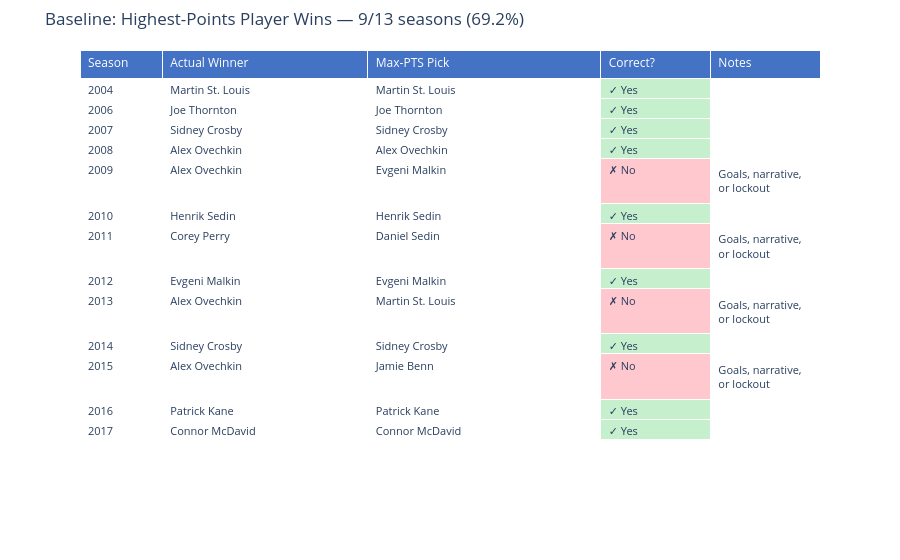

Here is the notebook cell this chart was saved with:
### Code cell
# Interactive results table
cell_colors_pts = [['#C6EFCE' if c else '#FFC7CE' for c in bdf['PTS correct']]]

fig = go.Figure(data=[go.Table(
    columnwidth=[60, 150, 170, 80, 80],
    header=dict(
        values=['Season', 'Actual Winner', 'Max-PTS Pick', 'Correct?', 'Notes'],
        fill_color='#4472C4',
        font=dict(color='white', size=12),
        align='left'
    ),
    cells=dict(
        values=[
            bdf['Season'],
            bdf['Actual Winner'],
            bdf['Max PTS pick'],
            ['✓ Yes' if c else '✗ No' for c in bdf['PTS correct']],
            ['' if c else 'Goals, narrative, or lockout' for c in bdf['PTS correct']]
        ],
        fill_color=[
            ['white']*13, ['white']*13, ['white']*13,
            ['#C6EFCE' if c else '#FFC7CE' for c in bdf['PTS correct']],
            ['white']*13
        ],
        align='left',
        font=dict(size=11)
    )
)])
fig.update_layout(
    title="Baseline: Highest-Points Player Wins — 9/13 seasons (69.2%)",
    margin=dict(t=50)
)
fig.show()

print("The 4 seasons where max-PTS ≠ winner:")
print(bdf[~bdf['PTS correct']][['Season','Actual Winner','Max PTS pick']].to_string(index=False))
print("\nIn all 4 cases, the winner dominated in goals specifically (not just total points).")

### Figure 1 — Plotly figure (JSON) as saved in the notebook; plotly's stock layout.template omitted (floating-point values rounded to 4 significant figures)
{"data": [{"cells": {"align": "left", "fill": {"color": [["white", "white", "white", "white", "white", "white", "white", "white", "white", "white", "white", "white", "white"], ["white", "white", "white", "white", "white", "white", "white", "white", "white", "white", "white", "white", "white"], ["white", "white", "white", "white", "white", "white", "white", "white", "white", "white", "white", "white", "white"], ["#C6EFCE", "#C6EFCE", "#C6EFCE", "#C6EFCE", "#FFC7CE", "#C6EFCE", "#FFC7CE", "#C6EFCE", "#FFC7CE", "#C6EFCE", "#FFC7CE", "#C6EFCE", "#C6EFCE"], ["white", "white", "white", "white", "white", "white", "white", "white", "white", "white", "white", "white", "white"]]}, "font": {"size": 11}, "values": [[2004, 2006, 2007, 2008, 2009, 2010, 2011, 2012, 2013, 2014, 2015, 2016, 2017], ["Martin St. Louis", "Joe Thornton", "Sidney Crosby", "Alex Ovechkin", "Alex Ovechkin", "Henrik Sedin", "Corey Perry", "Evgeni Malkin", "Alex Ovechkin", "Sidney Crosby", "Alex Ovechkin", "Patrick Kane", "Connor McDavid"], ["Martin St. Louis", "Joe Thornton", "Sidney Crosby", "Alex Ovechkin", "Evgeni Malkin", "Henrik Sedin", "Daniel Sedin", "Evgeni Malkin", "Martin St. Louis", "Sidney Crosby", "Jamie Benn", "Patrick Kane", "Connor McDavid"], ["✓ Yes", "✓ Yes", "✓ Yes", "✓ Yes", "✗ No", "✓ Yes", "✗ No", "✓ Yes", "✗ No", "✓ Yes", "✗ No", "✓ Yes", "✓ Yes"], ["", "", "", "", "Goals, narrative, or lockout", "", "Goals, narrative, or lockout", "", "Goals, narrative, or lockout", "", "Goals, narrative, or lockout", "", ""]]}, "columnwidth": [60, 150, 170, 80, 80], "header": {"align": "left", "fill": {"color": "#4472C4"}, "font": {"color": "white", "size": 12}, "values": ["Season", "Actual Winner", "Max-PTS Pick", "Correct?", "Notes"]}, "type": "table"}], "layout": {"margin": {"t": 50}, "title": {"text": "Baseline: Highest-Points Player Wins — 9/13 seasons (69.2%)"}}}
